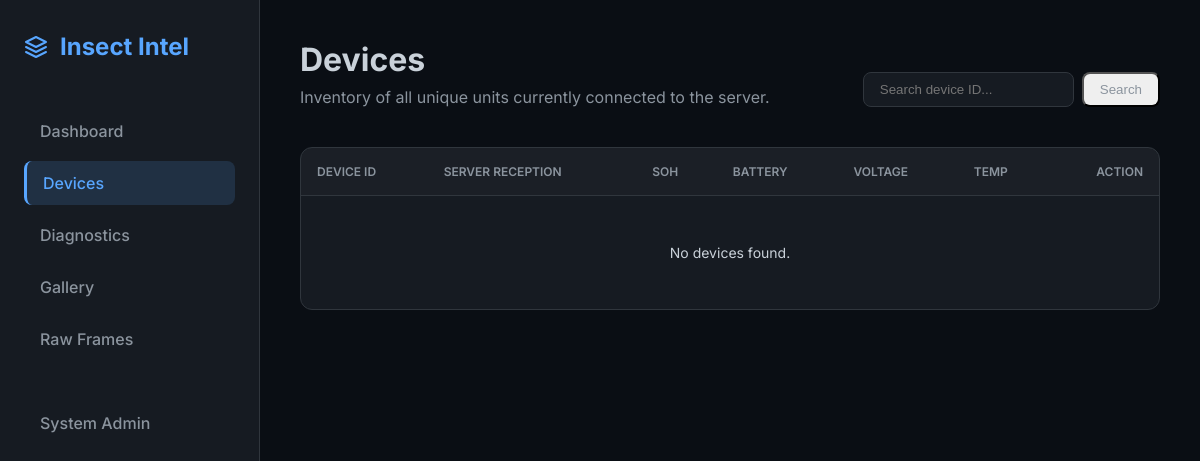
The app's page /devices/, older data.
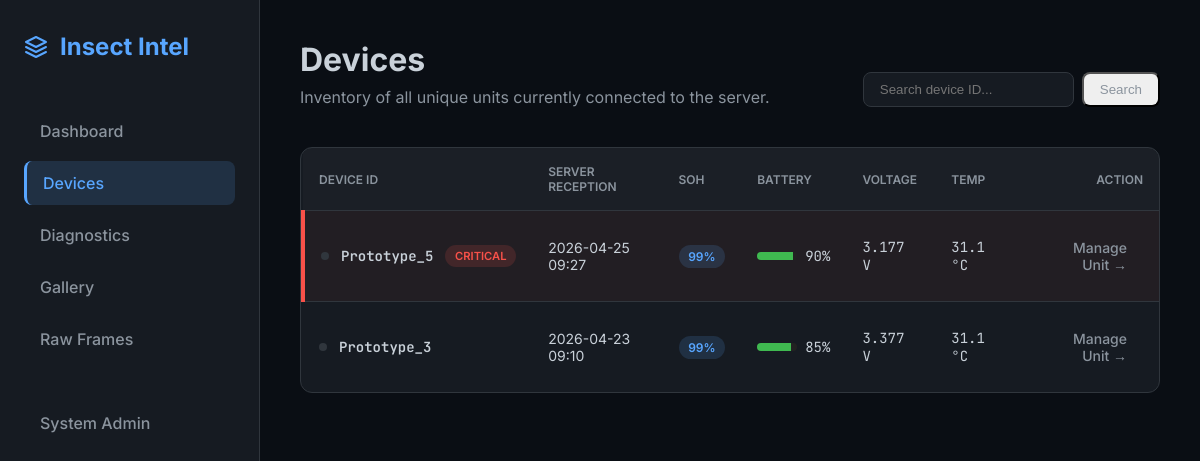
The same page, newer data.
### insect_intel_server/models.py (models this page shows, shortened)
class DeviceDiagnostic(models.Model):
    device_id = models.CharField(max_length=50)
    received_at = models.DateTimeField(auto_now_add=True)
    device_timestamp = models.DateTimeField(null=True, blank=True)
    raw_payload = models.JSONField(blank=True, null=True)
    soc = models.IntegerField(null=True, blank=True)
    soh = models.IntegerField(null=True, blank=True)
    cycles = models.IntegerField(null=True, blank=True)
    lowbattery = models.BooleanField(default=False)
    vbat = models.IntegerField(null=True, blank=True)
    ibat = models.IntegerField(null=True, blank=True)
    vchg = models.IntegerField(null=True, blank=True)
    vsys = models.IntegerField(null=True, blank=True)
    ichg = models.IntegerField(null=True, blank=True)
    avgi = models.IntegerField(null=True, blank=True)
    avgpwr = models.IntegerField(null=True, blank=True)
    gtmp = models.IntegerField(null=True, blank=True) # °C
    ctmp = models.IntegerField(null=True, blank=True) # °C
    btmp = models.IntegerField(null=True, blank=True) # dC (tenths of °C)
    state = models.CharField(max_length=50, null=True, blank=True)
    wake = models.CharField(max_length=50, null=True, blank=True)
    adapter = models.BooleanField(default=False)
    lte_stat = models.IntegerField(null=True, blank=True) # 1=LTE, 0=WiFi
    lte_sig = models.IntegerField(null=True, blank=True)  # dBm
    sim_pres = models.BooleanField(default=False)
    sim_num = models.CharField(max_length=50, null=True, blank=True)
    net = models.CharField(max_length=50, null=True, blank=True)
    wifi_stat = models.IntegerField(null=True, blank=True)
    last_comm_epoch = models.BigIntegerField(null=True, blank=True)
    sd_pres = models.BooleanField(default=False)
    sd_free = models.IntegerField(null=True, blank=True) # MB
    lte_sent = models.IntegerField(null=True, blank=True)
    cam_res = models.CharField(max_length=20, null=True, blank=True)
    cfg_wake_interval = models.IntegerField(null=True, blank=True)
    cfg_vreg = models.IntegerField(null=True, blank=True)
    cfg_ichg = models.IntegerField(null=True, blank=True)
    cfg_iindpm = models.IntegerField(null=True, blank=True)
    cfg_vindpm = models.IntegerField(null=True, blank=True)
    cfg_vsysmin = models.IntegerField(null=True, blank=True)
    cfg_iprechg = models.IntegerField(null=True, blank=True)
    cfg_iterm = models.IntegerField(null=True, blank=True)
    safety = models.CharField(max_length=20, null=True, blank=True)
    battstat = models.CharField(max_length=20, null=True, blank=True)
    chgflags = models.CharField(max_length=20, null=True, blank=True)
    faultflags = models.CharField(max_length=20, null=True, blank=True)
    chgstat = models.CharField(max_length=20, null=True, blank=True)
    @property
    def btmp_c(self):
        return self.btmp / 10.0 if self.btmp is not None else None
    @property
    def vbat_v(self):
        return self.vbat / 1000.0 if self.vbat is not None else None

### insect_intel_server/views.py (the view)
def device_list_view(request):
    from django.db.models import Max, OuterRef, Subquery
    query = request.GET.get('q', '')
    latest_diag_ids = DeviceDiagnostic.objects.filter(
        device_id=OuterRef('device_id')
    ).order_by('-received_at').values('id')[:1]
    device_stats = DeviceDiagnostic.objects.filter(
        id__in=Subquery(latest_diag_ids)
    )
    if query:
        device_stats = device_stats.filter(device_id__icontains=query)
    device_stats = list(device_stats.order_by('-received_at'))
    now = timezone.now()
    thirty_mins_ago = now - timedelta(minutes=30)
    for device in device_stats:
        device.is_online = device.received_at >= thirty_mins_ago if device.received_at else False
    return render(request, 'device_list.html', {'devices': device_stats, 'query': query})

### insect_intel_server/templates/device_list.html (shortened to what this page needs)
{% extends 'base.html' %}
{% block content %}
<div class="page-header animate-in" style="display: flex; justify-content: space-between; align-items: flex-end;">
    <div>
        <h1 class="page-title">Devices</h1>
        <p class="page-subtitle">Inventory of all unique units currently connected to the server.</p>
    </div>
    <form method="GET" style="display: flex; gap: 0.5rem;">
        <input type="text" name="q" value="{{ query }}" placeholder="Search device ID..." style="padding: 0.5rem 1rem; border-radius: 8px; border: 1px solid var(--border); background: var(--bg-card); color: var(--text-main);">
        <button type="submit" class="nav-link" style="padding: 0.5rem 1rem; width: auto; justify-content: center;">Search</button>
    </form>
</div>
<div class="table-container animate-in" style="animation-delay: 0.1s;">
    <table>
        <thead>
            <tr>
                <th>Device ID</th>
                <th>Server Reception</th>
                <th>SOH</th>
                <th>Battery</th>
                <th>Voltage</th>
                <th>Temp</th>
                <th style="text-align: right;">Action</th>
            </tr>
        </thead>
        <tbody>
            {% for device in devices %}
            <tr {% if device.lowbattery %}style="background: rgba(248, 81, 73, 0.05); border-left: 4px solid var(--danger);"{% endif %}>
                <td>
                    <div style="display: flex; align-items: center; gap: 0.75rem;">
                        {% if device.is_online %}
                        <div title="Online (Seen recently)" style="width: 8px; height: 8px; background: var(--success); border-radius: 50%; box-shadow: 0 0 8px var(--success); animation: pulse 2s infinite;"></div>
                        {% else %}
                        <div title="Offline" style="width: 8px; height: 8px; background: var(--border); border-radius: 50%;"></div>
                        {% endif %}
                        <span class="mono" style="font-weight: 600;">{{ device.device_id }}</span>
                        {% if device.lowbattery %}
                        <span class="badge badge-danger" style="animation: pulse 2s infinite; font-size: 0.7rem;">CRITICAL</span>
                        {% endif %}
                    </div>
                </td>
                <td class="text-muted">{{ device.received_at|date:"Y-m-d H:i" }}</td>
                <td>
                    <span class="badge badge-primary">
                        {{ device.soh|default:"0" }}%
                    </span>
                </td>
                <td>
                    <div style="display: flex; align-items: center; gap: 0.5rem;">
                        <div style="width: 40px; height: 8px; background: #222; border-radius: 4px; overflow: hidden;">
                            <div style="width: {{ device.soc|default:0 }}%; height: 100%; background: {% if device.soc > 20 %}var(--success){% else %}var(--danger){% endif %};"></div>
                        </div>
                        <span class="mono">{{ device.soc|default:0 }}%</span>
                    </div>
                </td>
                <td class="mono text-muted">{{ device.vbat_v|default:"0.00" }} V</td>
                <td class="mono text-muted">{{ device.btmp_c|default:"0.0" }} °C</td>
                <td style="text-align: right;">
                    <a href="{% url 'device_detail' device.device_id %}" class="nav-link" style="display: inline-flex; width: auto; font-size: 0.875rem;">Manage Unit →</a>
                </td>
            </tr>
            {% empty %}
            <tr><td colspan="7" class="text-muted" style="text-align: center; padding: 3rem;">No devices found.</td></tr>
            {% endfor %}
        </tbody>
    </table>
</div>
{% endblock %}

Row changes from the older to the newer data that the page shows:
added DeviceDiagnostic: device_id "Prototype_5", lowbattery "CRITICAL", received_at "2026-04-25 09:27", soh "99", soc "90", vbat_v "3.177", btmp_c "31.1"
added DeviceDiagnostic: device_id "Prototype_3", received_at "2026-04-23 09:10", soh "99", soc "85", vbat_v "3.377", btmp_c "31.1", lowbattery False (drawn)
Text that changed along with them:
text no longer shown: "No devices found."
